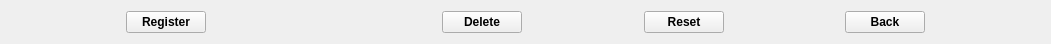
  <widget class="QWidget" name="layoutWidget">
   <property name="geometry">
    <rect>
     <x>10</x>
     <y>640</y>
     <width>1051</width>
     <height>30</height>
    </rect>
   </property>
   <layout class="QHBoxLayout" name="horizontalLayout_35">
    <item>
     <spacer name="horizontalSpacer_7">
      <property name="orientation">
       <enum>Qt::Horizontal</enum>
      </property>
      <property name="sizeHint" stdset="0">
       <size>
        <width>40</width>
        <height>20</height>
       </size>
      </property>
     </spacer>
    </item>
    <item>
     <widget class="QPushButton" name="pushButton_reg">
      <property name="font">
       <font>
        <family>System</family>
        <weight>75</weight>
        <bold>true</bold>
       </font>
      </property>
      <property name="styleSheet">
       <string notr="true"/>
      </property>
      <property name="text">
       <string>Register</string>
      </property>
     </widget>
    </item>
    <item>
     <spacer name="horizontalSpacer_5">
      <property name="orientation">
       <enum>Qt::Horizontal</enum>
      </property>
      <property name="sizeHint" stdset="0">
       <size>
        <width>40</width>
        <height>20</height>
       </size>
      </property>
     </spacer>
    </item>
    <item>
     <spacer name="horizontalSpacer_6">
      <property name="orientation">
       <enum>Qt::Horizontal</enum>
      </property>
      <property name="sizeHint" stdset="0">
       <size>
        <width>40</width>
        <height>20</height>
       </size>
      </property>
     </spacer>
    </item>
    <item>
     <widget class="QPushButton" name="pushButton_delete">
      <property name="font">
       <font>
        <family>System</family>
        <weight>75</weight>
        <bold>true</bold>
       </font>
      </property>
      <property name="styleSheet">
       <string notr="true"/>
      </property>
      <property name="text">
       <string>Delete</string>
      </property>
     </widget>
    </item>
    <item>
     <spacer name="horizontalSpacer_8">
      <property name="orientation">
       <enum>Qt::Horizontal</enum>
      </property>
      <property name="sizeHint" stdset="0">
       <size>
        <width>40</width>
        <height>20</height>
       </size>
      </property>
     </spacer>
    </item>
    <item>
     <widget class="QPushButton" name="pushButton_login">
      <property name="font">
       <font>
        <family>System</family>
        <weight>75</weight>
        <bold>true</bold>
       </font>
      </property>
      <property name="styleSheet">
       <string notr="true"/>
      </property>
      <property name="text">
       <string>Reset</string>
      </property>
     </widget>
    </item>
    <item>
     <spacer name="horizontalSpacer_9">
      <property name="orientation">
       <enum>Qt::Horizontal</enum>
      </property>
      <property name="sizeHint" stdset="0">
       <size>
        <width>40</width>
        <height>20</height>
       </size>
      </property>
     </spacer>
    </item>
    <item>
     <widget class="QPushButton" name="pushButton_back">
      <property name="font">
       <font>
        <family>System</family>
        <weight>75</weight>
        <bold>true</bold>
       </font>
      </property>
      <property name="styleSheet">
       <string notr="true"/>
      </property>
      <property name="text">
       <string>Back</string>
      </property>
     </widget>
    </item>
    <item>
     <spacer name="horizontalSpacer_10">
      <property name="orientation">
       <enum>Qt::Horizontal</enum>
      </property>
      <property name="sizeHint" stdset="0">
       <size>
        <width>40</width>
        <height>20</height>
       </size>
      </property>
     </spacer>
    </item>
   </layout>
  </widget>
